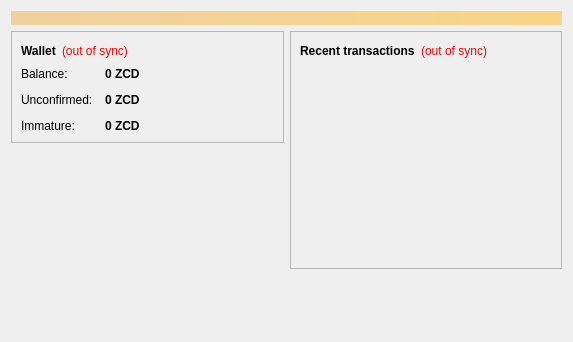
<?xml version="1.0" encoding="UTF-8"?>
<ui version="4.0">
 <class>OverviewPage</class>
 <widget class="QWidget" name="OverviewPage">
  <property name="geometry">
   <rect>
    <x>0</x>
    <y>0</y>
    <width>573</width>
    <height>342</height>
   </rect>
  </property>
  <property name="windowTitle">
   <string>Form</string>
  </property>
  <layout class="QVBoxLayout" name="topLayout">
   <item>
    <widget class="QLabel" name="labelAlerts">
     <property name="visible">
      <bool>false</bool>
     </property>
     <property name="styleSheet">
      <string notr="true">background-color: qlineargradient(x1: 0, y1: 0, x2: 1, y2: 0, stop:0 #F0D0A0, stop:1 #F8D488); color:#000000;</string>
     </property>
     <property name="wordWrap">
      <bool>true</bool>
     </property>
     <property name="margin">
      <number>3</number>
     </property>
    </widget>
   </item>
   <item>
    <layout class="QHBoxLayout" name="horizontalLayout" stretch="1,1">
     <item>
      <layout class="QVBoxLayout" name="verticalLayout_2">
       <item>
        <widget class="QFrame" name="frame">
         <property name="frameShape">
          <enum>QFrame::StyledPanel</enum>
         </property>
         <property name="frameShadow">
          <enum>QFrame::Raised</enum>
         </property>
         <layout class="QVBoxLayout" name="verticalLayout_4">
          <item>
           <layout class="QHBoxLayout" name="horizontalLayout_4">
            <item>
             <widget class="QLabel" name="label_5">
              <property name="font">
               <font>
                <weight>75</weight>
                <bold>true</bold>
               </font>
              </property>
              <property name="text">
               <string>Wallet</string>
              </property>
             </widget>
            </item>
            <item>
             <widget class="QLabel" name="labelWalletStatus">
              <property name="toolTip">
               <string>The displayed information may be out of date. Your wallet automatically synchronizes with the Zcashdark network after a connection is established, but this process has not completed yet.</string>
              </property>
              <property name="styleSheet">
               <string notr="true">QLabel { color: red; }</string>
              </property>
              <property name="text">
               <string notr="true">(out of sync)</string>
              </property>
              <property name="alignment">
               <set>Qt::AlignLeading|Qt::AlignLeft|Qt::AlignVCenter</set>
              </property>
             </widget>
            </item>
            <item>
             <spacer name="horizontalSpacer_2">
              <property name="orientation">
               <enum>Qt::Horizontal</enum>
              </property>
              <property name="sizeHint" stdset="0">
               <size>
                <width>40</width>
                <height>20</height>
               </size>
              </property>
             </spacer>
            </item>
           </layout>
          </item>
          <item>
           <layout class="QFormLayout" name="formLayout_2">
            <property name="fieldGrowthPolicy">
             <enum>QFormLayout::AllNonFixedFieldsGrow</enum>
            </property>
            <property name="horizontalSpacing">
             <number>12</number>
            </property>
            <property name="verticalSpacing">
             <number>12</number>
            </property>
            <item row="0" column="0">
             <widget class="QLabel" name="label">
              <property name="text">
               <string>Balance:</string>
              </property>
             </widget>
            </item>
            <item row="0" column="1">
             <widget class="QLabel" name="labelBalance">
              <property name="font">
               <font>
                <weight>75</weight>
                <bold>true</bold>
               </font>
              </property>
              <property name="cursor">
               <cursorShape>IBeamCursor</cursorShape>
              </property>
              <property name="toolTip">
               <string>Your current balance</string>
              </property>
              <property name="text">
               <string notr="true">0 ZCD</string>
              </property>
              <property name="textInteractionFlags">
               <set>Qt::LinksAccessibleByMouse|Qt::TextSelectableByKeyboard|Qt::TextSelectableByMouse</set>
              </property>
             </widget>
            </item>
            <item row="1" column="0">
             <widget class="QLabel" name="label_3">
              <property name="text">
               <string>Unconfirmed:</string>
              </property>
             </widget>
            </item>
            <item row="1" column="1">
             <widget class="QLabel" name="labelUnconfirmed">
              <property name="font">
               <font>
                <weight>75</weight>
                <bold>true</bold>
               </font>
              </property>
              <property name="cursor">
               <cursorShape>IBeamCursor</cursorShape>
              </property>
              <property name="toolTip">
               <string>Total of transactions that have yet to be confirmed, and do not yet count toward the current balance</string>
              </property>
              <property name="text">
               <string notr="true">0 ZCD</string>
              </property>
              <property name="textInteractionFlags">
               <set>Qt::LinksAccessibleByMouse|Qt::TextSelectableByKeyboard|Qt::TextSelectableByMouse</set>
              </property>
             </widget>
            </item>
            <item row="2" column="0">
             <widget class="QLabel" name="labelImmatureText">
              <property name="text">
               <string>Immature:</string>
              </property>
             </widget>
            </item>
            <item row="2" column="1">
             <widget class="QLabel" name="labelImmature">
              <property name="font">
               <font>
                <weight>75</weight>
                <bold>true</bold>
               </font>
              </property>
              <property name="toolTip">
               <string>Mined balance that has not yet matured</string>
              </property>
              <property name="text">
               <string notr="true">0 ZCD</string>
              </property>
              <property name="textInteractionFlags">
               <set>Qt::LinksAccessibleByMouse|Qt::TextSelectableByKeyboard|Qt::TextSelectableByMouse</set>
              </property>
             </widget>
            </item>
           </layout>
          </item>
         </layout>
        </widget>
       </item>
       <item>
        <spacer name="verticalSpacer">
         <property name="orientation">
          <enum>Qt::Vertical</enum>
         </property>
         <property name="sizeHint" stdset="0">
          <size>
           <width>20</width>
           <height>40</height>
          </size>
         </property>
        </spacer>
       </item>
      </layout>
     </item>
     <item>
      <layout class="QVBoxLayout" name="verticalLayout_3">
       <item>
        <widget class="QFrame" name="frame_2">
         <property name="frameShape">
          <enum>QFrame::StyledPanel</enum>
         </property>
         <property name="frameShadow">
          <enum>QFrame::Raised</enum>
         </property>
         <layout class="QVBoxLayout" name="verticalLayout">
          <item>
           <layout class="QHBoxLayout" name="horizontalLayout_2">
            <item>
             <widget class="QLabel" name="label_4">
              <property name="text">
               <string>&lt;b&gt;Recent transactions&lt;/b&gt;</string>
              </property>
             </widget>
            </item>
            <item>
             <widget class="QLabel" name="labelTransactionsStatus">
              <property name="toolTip">
               <string>The displayed information may be out of date. Your wallet automatically synchronizes with the Zcashdark network after a connection is established, but this process has not completed yet.</string>
              </property>
              <property name="styleSheet">
               <string notr="true">QLabel { color: red; }</string>
              </property>
              <property name="text">
               <string notr="true">(out of sync)</string>
              </property>
              <property name="alignment">
               <set>Qt::AlignRight|Qt::AlignTrailing|Qt::AlignVCenter</set>
              </property>
             </widget>
            </item>
            <item>
             <spacer name="horizontalSpacer">
              <property name="orientation">
               <enum>Qt::Horizontal</enum>
              </property>
              <property name="sizeHint" stdset="0">
               <size>
                <width>40</width>
                <height>20</height>
               </size>
              </property>
             </spacer>
            </item>
           </layout>
          </item>
          <item>
           <widget class="QListView" name="listTransactions">
            <property name="styleSheet">
             <string notr="true">QListView { background: transparent; }</string>
            </property>
            <property name="frameShape">
             <enum>QFrame::NoFrame</enum>
            </property>
            <property name="verticalScrollBarPolicy">
             <enum>Qt::ScrollBarAlwaysOff</enum>
            </property>
            <property name="horizontalScrollBarPolicy">
             <enum>Qt::ScrollBarAlwaysOff</enum>
            </property>
            <property name="selectionMode">
             <enum>QAbstractItemView::NoSelection</enum>
            </property>
           </widget>
          </item>
         </layout>
        </widget>
       </item>
       <item>
        <spacer name="verticalSpacer_2">
         <property name="orientation">
          <enum>Qt::Vertical</enum>
         </property>
         <property name="sizeHint" stdset="0">
          <size>
           <width>20</width>
           <height>40</height>
          </size>
         </property>
        </spacer>
       </item>
      </layout>
     </item>
    </layout>
   </item>
  </layout>
 </widget>
 <resources/>
 <connections/>
</ui>
